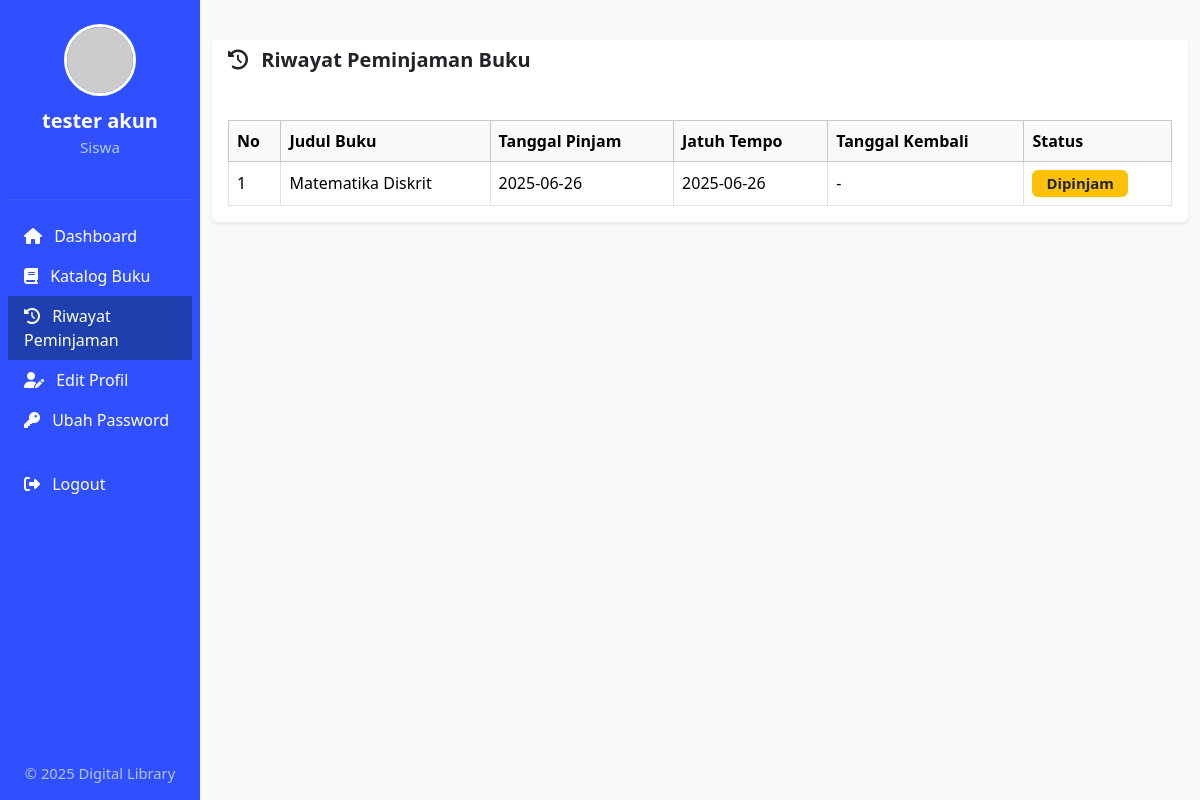
The page /views/user/dashboard.php?page=riwayat (signed in) on the database as committed earlier.
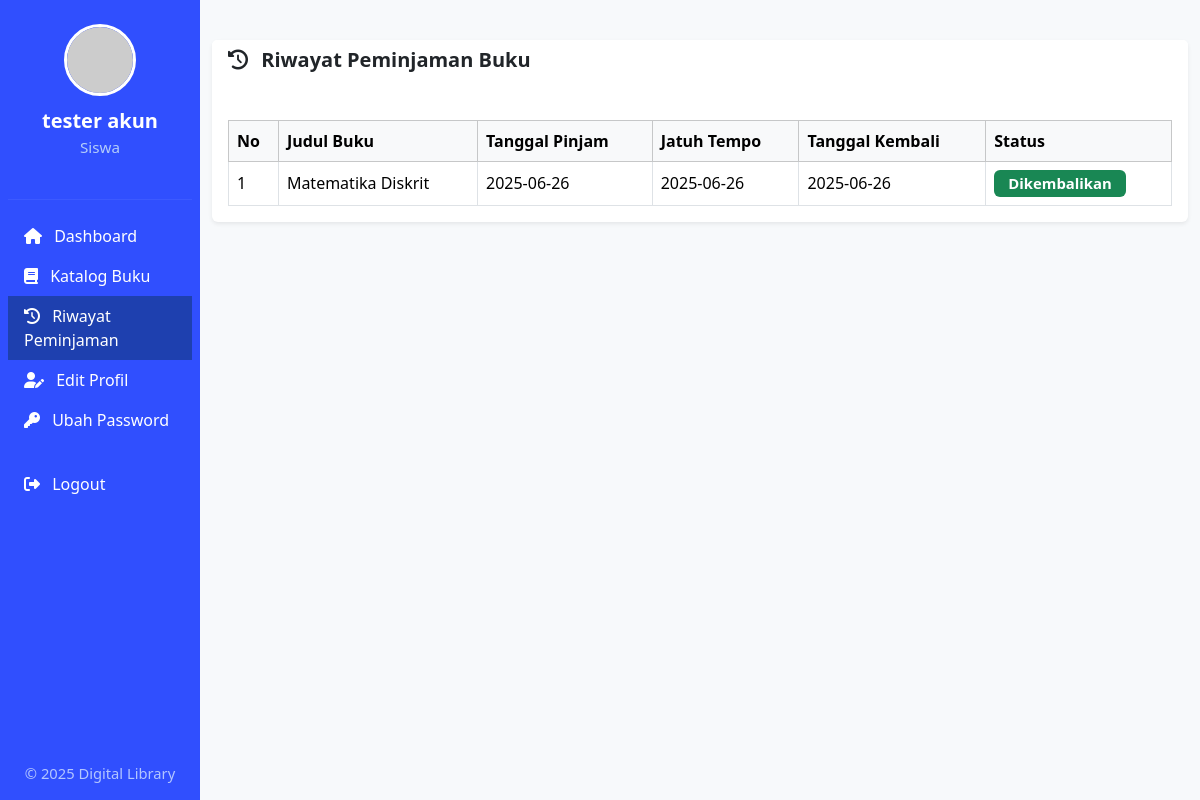
The same page on the database as committed later.
### tables this page shows
CREATE TABLE `borrowdetails` (
  `borrow_details_id` int(11) NOT NULL AUTO_INCREMENT,
  `book_id` int(11) NOT NULL,
  `borrow_id` int(11) NOT NULL,
  `borrow_status` int(11) DEFAULT 1,
  `date_return` date DEFAULT NULL,
  PRIMARY KEY (`borrow_details_id`) USING BTREE,
  KEY `book_id` (`book_id`) USING BTREE,
  KEY `borrow_id` (`borrow_id`) USING BTREE,
  CONSTRAINT `borrowdetails_ibfk_1` FOREIGN KEY (`book_id`) REFERENCES `book` (`book_id`),
  CONSTRAINT `borrowdetails_ibfk_2` FOREIGN KEY (`borrow_id`) REFERENCES `borrow` (`borrow_id`)
);

CREATE TABLE `book` (
  `book_id` int(11) NOT NULL AUTO_INCREMENT,
  `book_title` varchar(100) NOT NULL,
  `category` varchar(100) NOT NULL,
  `author` varchar(50) NOT NULL,
  `book_copies` int(11) NOT NULL,
  `publisher_name` varchar(100) NOT NULL,
  `isbn` varchar(50) NOT NULL,
  `copyright_year` int(11) NOT NULL,
  `status` varchar(30) NOT NULL DEFAULT '1',
  PRIMARY KEY (`book_id`) USING BTREE
);

CREATE TABLE `borrow` (
  `borrow_id` int(11) NOT NULL AUTO_INCREMENT,
  `member_id` int(11) NOT NULL,
  `date_borrow` date NOT NULL,
  `due_date` date DEFAULT NULL,
  `status` int(11) DEFAULT 1,
  PRIMARY KEY (`borrow_id`) USING BTREE,
  KEY `fk123` (`member_id`) USING BTREE,
  CONSTRAINT `fk123` FOREIGN KEY (`member_id`) REFERENCES `member` (`member_id`) ON DELETE CASCADE ON UPDATE CASCADE
);

### views/user/dashboard.php (the view, shortened to what this page needs)
<?php
include_once "../../koneksi.php";
$member_id = $_SESSION['member_id'];
$qUser = mysqli_query($db, "SELECT * FROM member WHERE member_id='$member_id' LIMIT 1");
$user = mysqli_fetch_assoc($qUser);
$page = isset($_GET['page']) ? $_GET['page'] : 'home';
$allowed_pages = [
    'home'    => 'home.php',
    'profile' => 'profile.php',
    'katalog' => 'katalog.php',
    'riwayat' => 'riwayat.php',
    'password'=> 'password.php'
];
$page_file = isset($allowed_pages[$page]) ? $allowed_pages[$page] : 'home.php';
?>
<!DOCTYPE html>
<html lang="id">
<head>
    <link href="https://cdn.jsdelivr.net/npm/bootstrap@5.3.3/dist/css/bootstrap.min.css" rel="stylesheet">
    <link href="https://cdnjs.cloudflare.com/ajax/libs/font-awesome/6.5.2/css/all.min.css" rel="stylesheet">
</head>
<body>
<div class="container-fluid">
    <div class="row flex-nowrap">
        <div class="col-auto col-lg-3 col-xl-2 px-sm-2 px-0 sidebar d-flex flex-column justify-content-between">
            <div>
                <div class="d-flex flex-column align-items-center py-4">
                    <img src="https://ui-avatars.com/api/?name=<?= urlencode($user['firstname'].' '.$user['lastname']); ?>&background=304ffe&color=fff&rounded=true&size=72"
                         class="profile-img" alt="Profile">
                    <div class="user-name"><?= htmlspecialchars($user['firstname'] . ' ' . $user['lastname']) ?></div>
                    <div class="user-role">Siswa</div>
                </div>
                <hr style="border-top:1.5px solid #5f7cff;">
                <nav class="nav flex-column mb-3">
                    <a class="nav-link<?= ($page=='home'?' active':'') ?>" href="dashboard.php?page=home"><i class="fas fa-home me-2"></i> Dashboard</a>
                    <a class="nav-link<?= ($page=='katalog'?' active':'') ?>" href="dashboard.php?page=katalog"><i class="fas fa-book me-2"></i> Katalog Buku</a>
                    <a class="nav-link<?= ($page=='riwayat'?' active':'') ?>" href="dashboard.php?page=riwayat"><i class="fas fa-history me-2"></i> Riwayat Peminjaman</a>
                    <a class="nav-link<?= ($page=='profile'?' active':'') ?>" href="dashboard.php?page=profile"><i class="fas fa-user-edit me-2"></i> Edit Profil</a>
                    <a class="nav-link<?= ($page=='password'?' active':'') ?>" href="dashboard.php?page=password"><i class="fas fa-key me-2"></i> Ubah Password</a>
                    <a class="nav-link logout-btn mt-4" href="../../logout.php"><i class="fas fa-sign-out-alt me-2"></i> Logout</a>
                </nav>
            </div>
            <div class="d-none d-lg-block text-center pb-3" style="font-size:0.92rem; color:#b3c6ff;">
                &copy; <?= date('Y') ?> Digital Library
            </div>
        </div>
        <main class="col py-3">
            <?php include $page_file; ?>
        </main>
    </div>
</div>
</body>
</html>

### views/user/riwayat.php (shortened to what this page needs)
<?php
$qTrans = mysqli_query($db, "
    SELECT bk.book_title, b.date_borrow, b.due_date, bd.date_return, bd.borrow_status
    FROM borrow b
    JOIN borrowdetails bd ON b.borrow_id = bd.borrow_id
    JOIN book bk ON bd.book_id = bk.book_id
    WHERE b.member_id = '$member_id'
    ORDER BY b.date_borrow DESC
");
?>
<div class="card border-0 shadow-sm mt-4">
    <div class="card-header bg-white border-0">
        <h5 class="mb-0 fw-semibold"><i class="fas fa-history me-2"></i> Riwayat Peminjaman Buku</h5>
    </div>
    <div class="card-body table-responsive">
        <table class="table align-middle table-hover table-bordered mb-0">
            <thead class="table-light">
            <tr>
                <th>No</th>
                <th>Judul Buku</th>
                <th>Tanggal Pinjam</th>
                <th>Jatuh Tempo</th>
                <th>Tanggal Kembali</th>
                <th>Status</th>
            </tr>
            </thead>
            <tbody>
            <?php
            $no = 1; $adaData = false;
            while ($row = mysqli_fetch_assoc($qTrans)) {
                echo "<tr>";
                echo "<td>".$no++."</td>";
                echo "<td>".htmlspecialchars($row['book_title'])."</td>";
                echo "<td>".htmlspecialchars($row['date_borrow'])."</td>";
                echo "<td>".htmlspecialchars($row['due_date'])."</td>";
                echo "<td>".($row['date_return'] ? htmlspecialchars($row['date_return']) : "-")."</td>";
                echo "<td>";
                if ($row['borrow_status']==2) {
                    echo '<span class="badge bg-success badge-status">Dikembalikan</span>';
                } else {
                    echo '<span class="badge bg-warning text-dark badge-status">Dipinjam</span>';
                }
                echo "</td>";
                echo "</tr>";
            }
            ?>
            </tbody>
        </table>
    </div>
</div>

Rows that differ between the two databases and show on the page:
changed borrowdetails "Matematika Diskrit": date_return (not shown) → "2025-06-26"; borrow_status "Dipinjam" → "Dikembalikan"; no longer shows "-"
